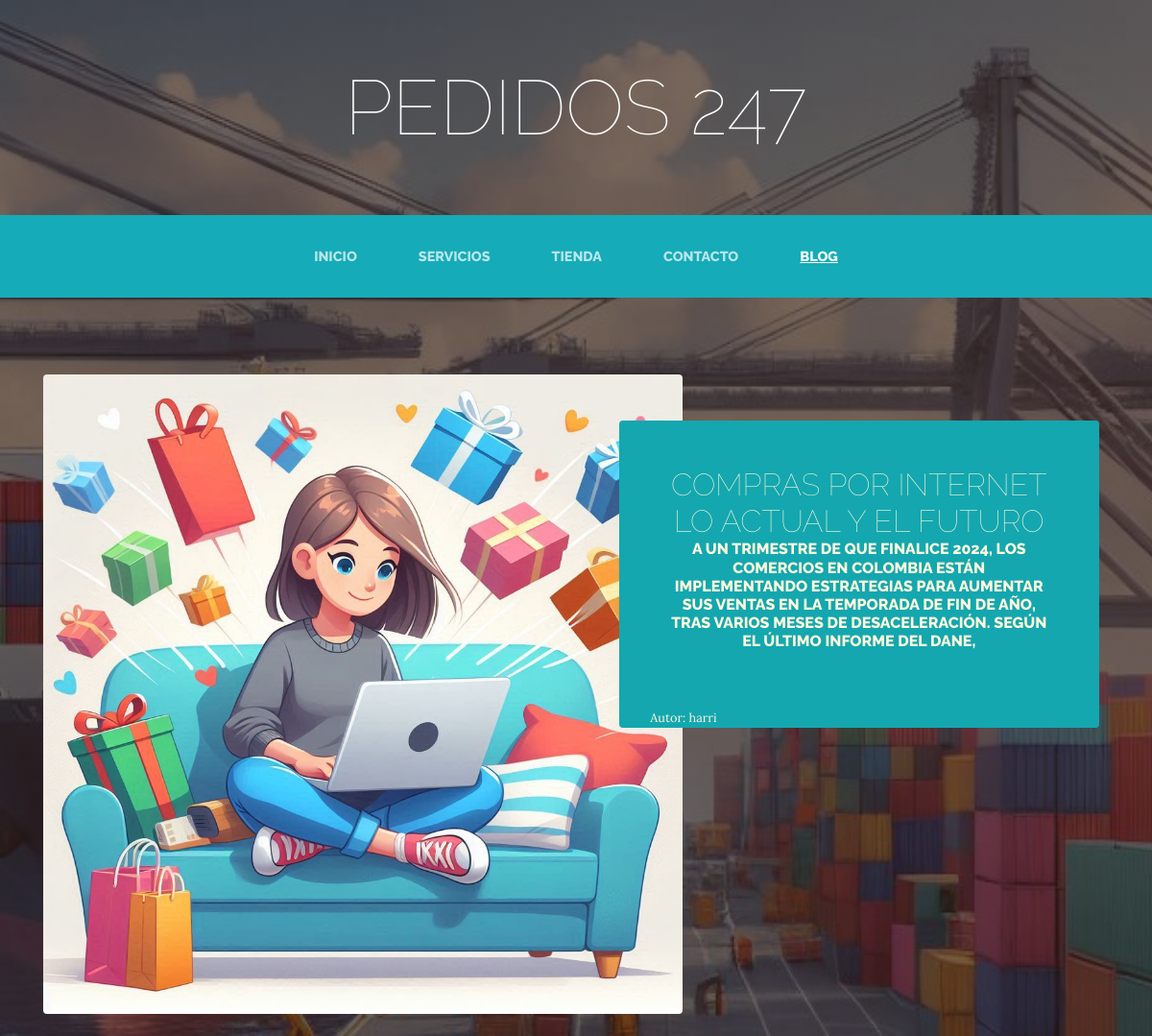
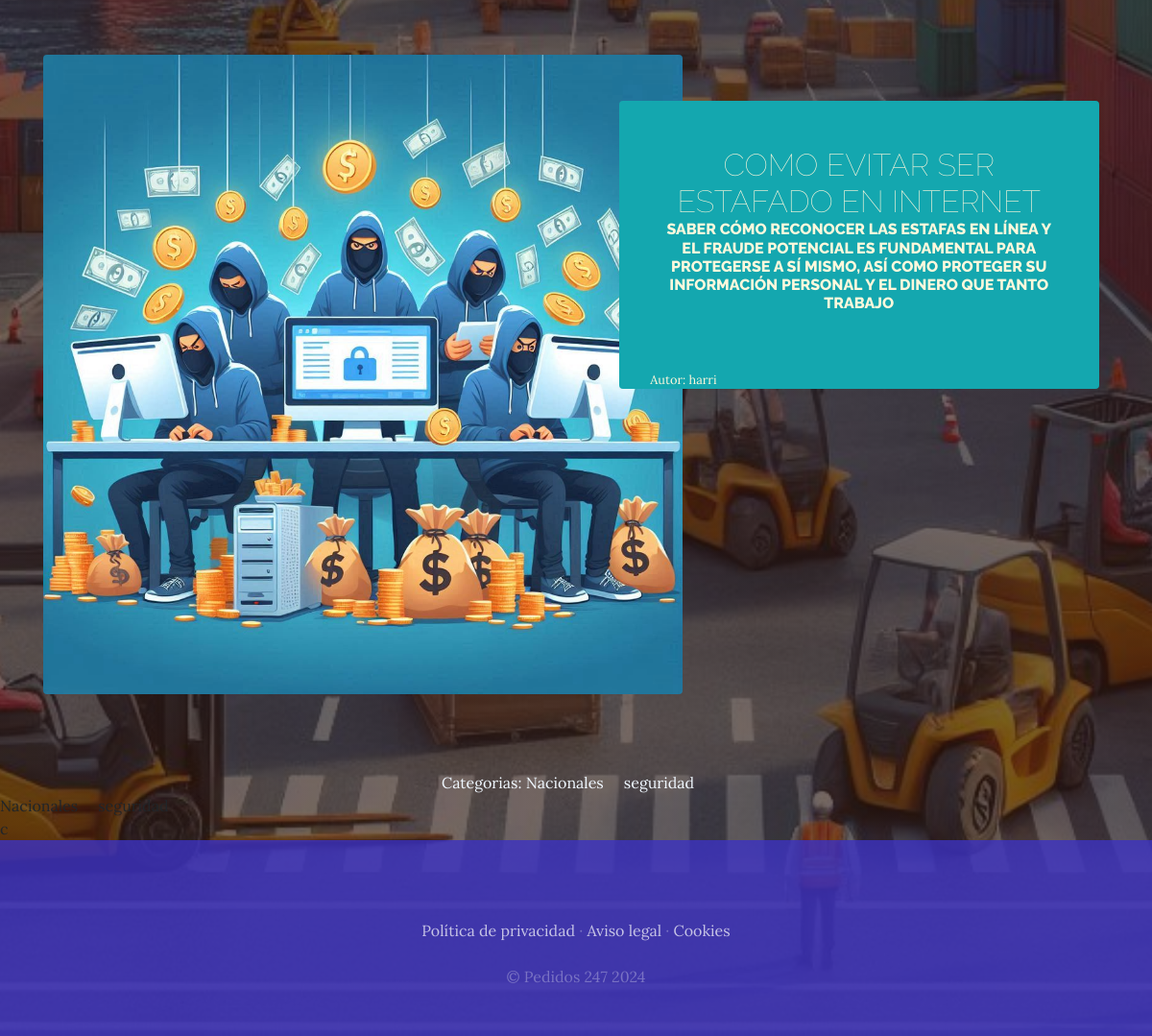
Screenshot of /blog/categoria/2/ with the database file from the repository (2 pictures, top to bottom).
### blog/models.py (models this page shows, shortened)
class post(models.Model):
     titulo=models.CharField(max_length=50,)
     contenido=models.CharField(max_length=500)
     imagen=models.ImageField(null=True , blank=True)
     autor=models.ForeignKey(User,on_delete=models.CASCADE)
     categorias=models.ManyToManyField(Categoria)
     created=models.DateTimeField(auto_now_add=True)
     updated=models.DateTimeField(auto_now_add=True)
     class meta:
        verbose_name="post"
        verbose_name_plural = "posts"

class Categoria(models.Model):
     nombre=models.CharField(max_length=50)
     created=models.DateTimeField(auto_now_add=True)
     updated=models.DateTimeField(auto_now_add=True)
     class meta:
        verbose_name="categoria"
        verbose_name_plural = "categorias"

### blog/views.py (the view)
# urls.py: path("blog/categoria/<categoria_id>/", views.categoria, name="categoria")
def categoria(request,categoria_id):
    categoria= Categoria.objects.get(id=categoria_id)
    posts =post.objects.filter(categorias=categoria)
    return render(request,"blog/categorias.html",{"categoria":categoria,"posts":posts})

### blog/templates/blog/categorias.html (shortened to what this page needs)
{% extends "TiendaHApp/base.html"%}
{%load static%}
{%block content%}
{% for post in posts %}
<section class="page-section clearfix">
    <div class="container">
      <div class="intro">
        <img class="intro-img img-fluid mb-3 mb-lg-0 rounded" src="{{post.imagen.url}}" alt="" style="width:60%;">
        <div class="intro-text left-0 text-center bg-faded p-5 rounded">
          <h2 class="section-heading mb-4" >
            <span style="font-size: 100%;"  class="section-heading-lower">{{post.titulo}}</span>
            <span class="section-heading-upper">{{post.contenido}}</span></h2>
            <span style="position: absolute; bottom: 0; right: 398; font-size:80%" class="section-heading-upper">Autor:  {{post.autor}} </span></h2>
        </div>
      </div>
    </div>
  </section>
  {%endfor%}
<section>
  <div style="text-align :center  ;    width: 75%;  margin:auto; color:aliceblue">
      Categorias:
    {% for post in posts %}
    {% for categoria in  post.categorias.all %}
    {{   categoria.nombre}}  &nbsp;&nbsp;&nbsp;
    {%endfor%}
  </div>
  {%endfor%}
</section>c
{%endblock%}

### TiendaHApp/static/TiendaHapp/css/gestion.css (style rules this page uses)
body { font-family: 'Lora'; background: linear-gradient(rgba(47, 23, 15, 0.65), rgba(47, 23, 15, 0.65)), url("../img/bg_main.jpg"); background-attachment: fixed; background-position: center; background-size: cover; }
h1, h2, h3, h4, h5, h6 { font-family: 'Raleway'; }
.page-section { margin-top: 5rem; margin-bottom: 5rem; }
.section-heading { text-transform: uppercase; }
.section-heading .section-heading-upper { display: block; font-size: 1rem; font-weight: 800; padding-bottom:.5rem; }
.section-heading .section-heading-lower { display: block; font-size: 3rem; font-weight: 100; }
.bg-faded { background-color: rgba(255, 255, 255, 0.85); }
.intro { position: relative; }
@media (min-width: 992px) { .intro .intro-img { width: 75%; float: left; } }
@media (min-width: 992px) { .intro .intro-text { left: 600; width: 60%; margin-top: 3rem; background-color: rgb(20, 167, 175); color: cornsilk; position: absolute; } }
@media (min-width: 1200px) { .intro .intro-text { width: 45%; } }

### rows the page displays
post: imagen (picture), titulo "COMPRAS POR INTERNET LO ACTUAL Y EL FUTURO", contenido "A UN TRIMESTRE DE QUE FINALICE 2024, LOS COMERCIOS EN COLOMBIA ESTÁN IMPLEMENTANDO ESTRATEGIAS PARA AUMENTAR SUS VENTAS EN LA TEMPORADA DE FIN DE AÑO, TRAS VARIOS MESES DE DESACELERACIÓN. SEGÚN EL ÚLTIMO INFORME DEL DANE,", autor "harri"
post: imagen (picture), titulo "COMO EVITAR SER ESTAFADO EN INTERNET", contenido "SABER CÓMO RECONOCER LAS ESTAFAS EN LÍNEA Y EL FRAUDE POTENCIAL ES FUNDAMENTAL PARA PROTEGERSE A SÍ MISMO, ASÍ COMO PROTEGER SU INFORMACIÓN PERSONAL Y EL DINERO QUE TANTO TRABAJO", autor "harri"
Categoria: nombre "Nacionales"
Categoria: nombre "seguridad"
